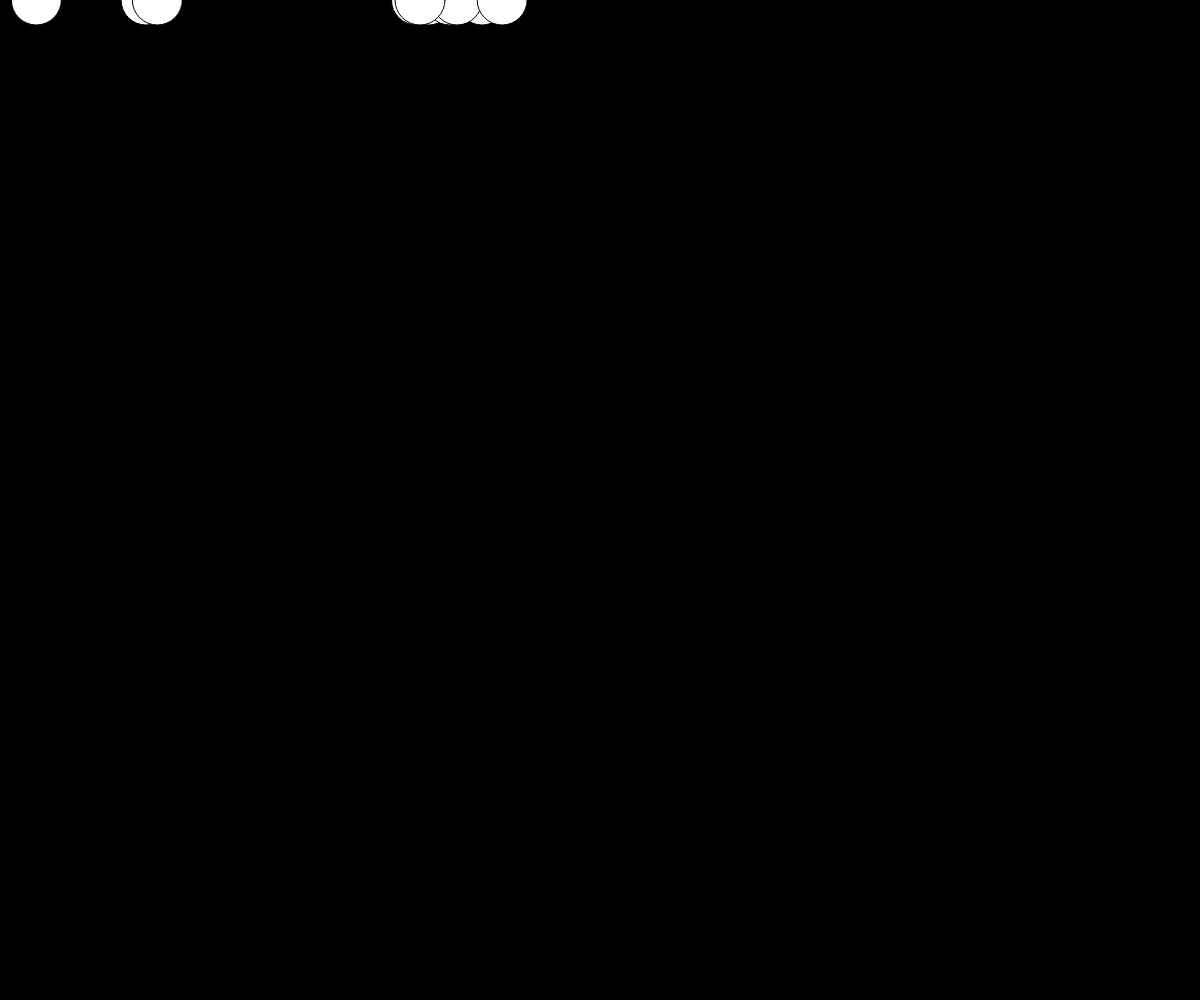
Frame 1 (no input)
Frame 60 (no input): blank canvas, image omitted
Frame 120 (the mouse pressed at the canvas centre since frame 60): blank canvas, image omitted

The p5.js sketch that drew this single still picture (run headless with seeded random() and noise() and a simulated clock; from frame 60 on, the mouse is pressed at the canvas centre):

// p5.js sketch
// ── sketch.js
var position;
var velocity; //strength of speeed no direction
var mover;
var mass;

var movers = [];


function setup() {
  createCanvas(window.innerWidth, window.innerHeight);
  movers.length = 10;

  for (var i = 0; i < movers.length; i++) {

    movers[i] = new Mover(createVector(random(width / 2, 0)), random(1, 4));

  }
}


function draw() {
  background(0);

  var wind = createVector(1, 0);
  var gravity = createVector(0, 1);


  for (var i = 0; i < 10; i++) {
    // movers[i].applyForce(wind);
    movers[i].applyForce(gravity);
    movers[i].update();
    movers[i].bounce();
    movers[i].render();
  }



}
// ── mover.js
function Mover(position, nass) {

  this.position = position;
  this.velocity = createVector(0,0);
  this.mass = mass;
  this.acceleration = createVector(createVector(0,0));
  
  this.applyForce = function(force) {
    
    this.acceleration.add (p5.Vector.div(force, this.mass)); //+= doesnt work with vectors
    
    
  }

  this.update = function() {

    
    //this.velocity.limit(5);
    this.position.add(this.velocity);
    this.velocity.add(this.acceleration);
    this.acceleration.mult(0);

  }

  this.bounce = function() {

    if (this.position.y > height || this.position.y < 0) {

      this.velocity.y *= -1;
    }

  }

  this.render = function() {

    ellipse(this.position.x, this.position.y, 50, 50);

  }


}
